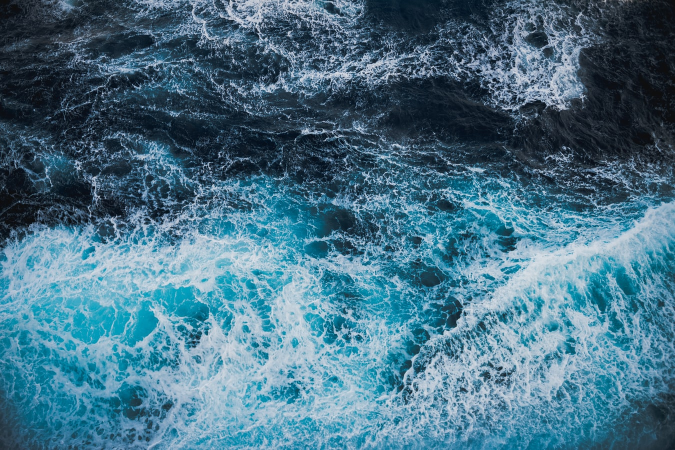
#> input picture water.jpeg, 1350 x 900 px (shown at 1/2 size)
$ jupyter execute --allow-errors AlphaBlending.ipynb   (shell and % lines are left out)
#> lines starting #> are read from the running program, lines starting #| are printed output that depends on the picture; after the words box and inside, x2 and y2 are one past the last pixel; in counts of white or black regions, pixels touching at a corner belong together
# Alpha blending

Alpha blending ― техника создания эффекта полупрозрачности путём объединения исходного пикселя с пикселем, уже находящимся во фрейм-буфере. Каждому пикселю обычно ставятся в соответствие значения красного, зелёного и синего компонентов цвета (RGB). Если ставится в соответствие ещё и альфа-значение, то говорят, что пиксели имеют альфа-канал (компонент A).

Альфа-значение определяет степень прозрачности конкретного пикселя. Объекты могут иметь различную прозрачность, например 8-битный альфа-канал может представлять 256 уровней прозрачности: от 0 (всё растровое изображение прозрачное) до 255 (всё растровое изображение непрозрачное). Альфа-смешение есть процесс комбинирования двух объектов на экране с учётом их альфа-каналов. Альфа-смешение используется для: антиалиасинга; создания прозрачности, теней, зеркал, тумана.

Расчёт яркости результирующего пикселя после наложения двух пикселей друг на друга выполняется по формуле:

 $$R=B\cdot (1-A)+F\cdot A$$

 или в иной записи:

$$R=B+(F-B)\cdot A$$

Обозначения:

* B — яркость фонового пикселя;
* F — яркость накладываемого пикселя;
* A ∈ [0...1] — непрозрачность накладываемого пикселя;
* R ― результат.

Вторая запись отображает следующий смысл: значение A указывает относительное положение на отрезке [B..F].

[cell 1]
import sys
import cv2 as cv

[cell 2]
from PIL import Image

[cell 3]
import numpy as np
import matplotlib.pyplot as plt
import matplotlib.image as mpimg

[cell 4]
# plt.figure(figsize=(10,10))
# plt.rcParams["figure.figsize"] = (30, 30)

[cell 5]
img_water = mpimg.imread('water.jpeg')
#> img_water is the input picture: shape (900, 1350, 3); mean R, G, B 72.6, 113.9, 134.3
resized = cv.resize(img_water, (300, 300)) / 255.0
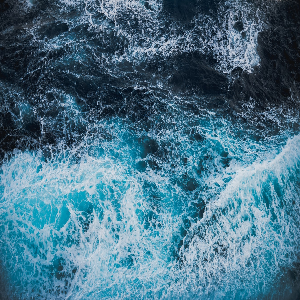
#> resized: shape (300, 300, 3) float64; mean R, G, B 0.285, 0.447, 0.527
img_horse = mpimg.imread('horse.jpg')
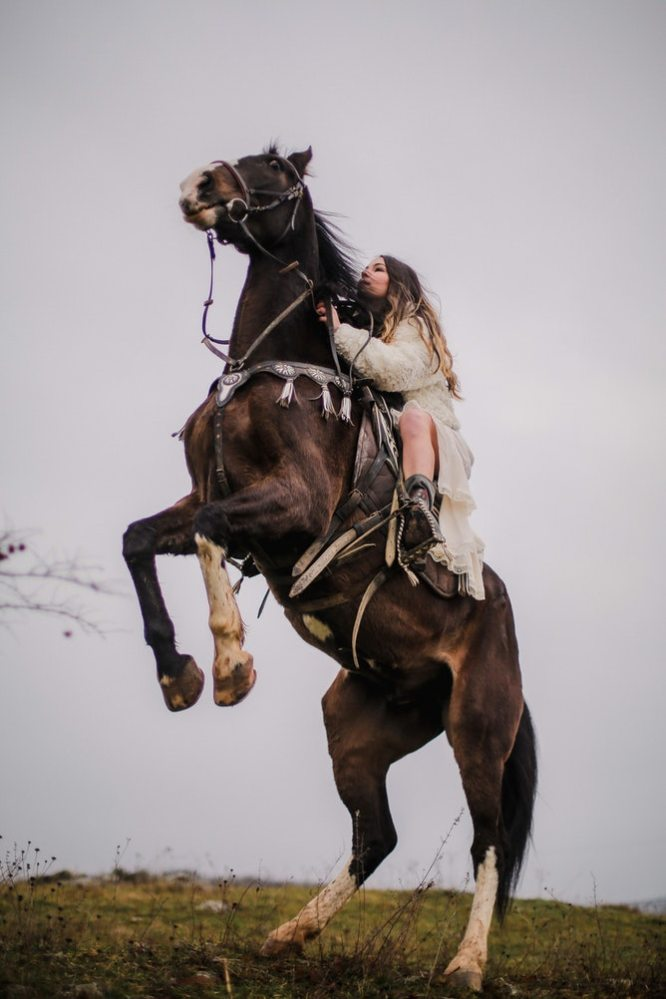
#> input picture horse.jpg, 666 x 999 px
#> img_horse is the input picture: shape (999, 666, 3); mean R, G, B 154.6, 146.8, 146
resized2 = cv.resize(img_horse, (300, 300)) / 255.0
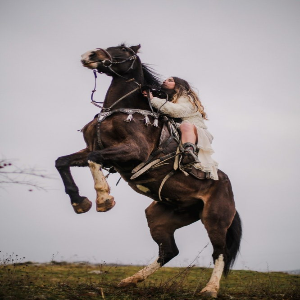
#> resized2: shape (300, 300, 3) float64; mean R, G, B 0.606, 0.575, 0.572

[cell 6]
fig, ax = plt.subplots(figsize=(10, 10))

plt.imshow(resized)
plt.title('Water')
plt.show()

fig, ax = plt.subplots(figsize=(10, 10))

plt.imshow(resized2)
plt.title('Horse')
plt.show()

[cell 7]
alpha1 = 0.5
blend1 = resized * alpha1 + resized2 * (1.0 - alpha1)
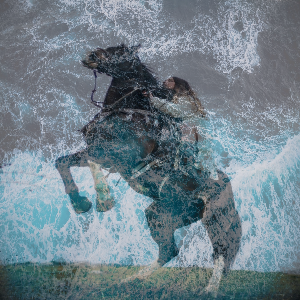
#> blend1: shape (300, 300, 3) float64; mean R, G, B 0.445, 0.511, 0.549

[cell 8]
fig, ax = plt.subplots(figsize=(10, 10))

plt.imshow(blend1)
plt.title('Blended Image')
plt.show()

[cell 9]
fig, ax = plt.subplots(figsize=(10, 10))

blend2 = cv.addWeighted(resized,0.6,resized2,0.5,0)
plt.imshow(blend2)
plt.title('Blended Image')
plt.show()

[cell 10]
dif = abs(cv.subtract(blend1, blend2))

fig, ax = plt.subplots(figsize=(10, 10))

plt.imshow(dif)
plt.title('Difference')
plt.show()

fig, ax = plt.subplots(figsize=(10, 10))

plt.hist(dif.ravel(), bins=256, range=(0.0, 1.0), fc='k', ec='k')
plt.title('Histogram')
plt.show()
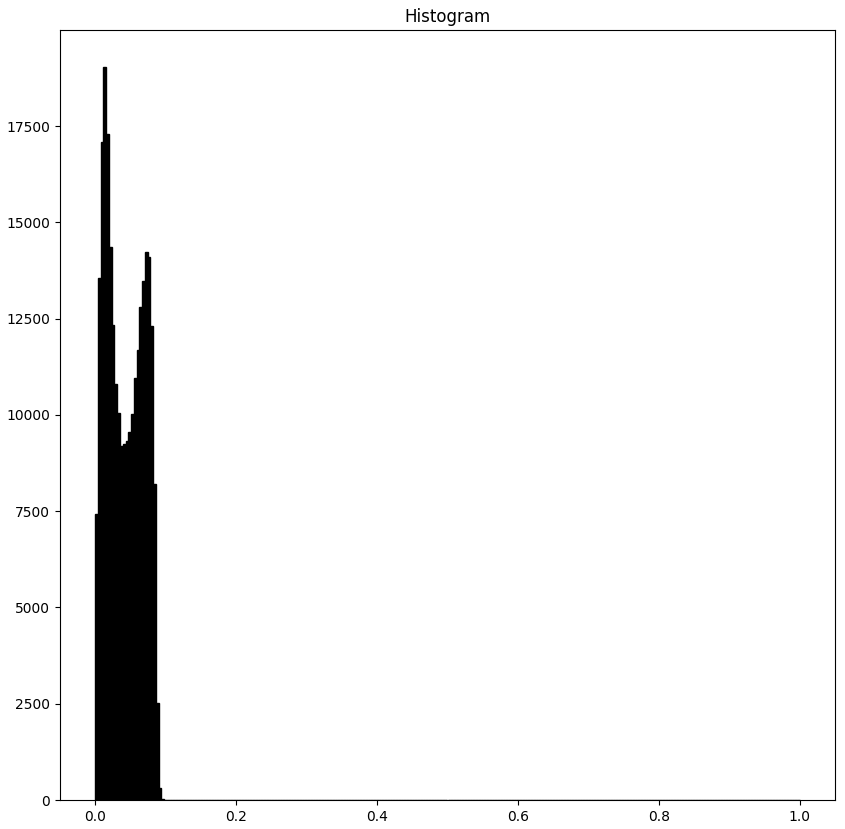
#> figure drawn by matplotlib, 1 panel; tallest bar 19047 high, from x = 0.0117 to 0.0156

[cell 11]
# color the mask red
dif2 = abs(cv.subtract(blend1, blend2))
Conv_hsv_Gray = cv.cvtColor((dif2*255.0).astype('uint8'), cv.COLOR_BGR2GRAY)
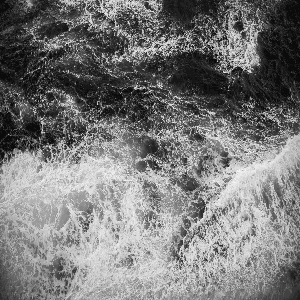
#> Conv_hsv_Gray: shape (300, 300); min 0, max 23, mean 10.9; drawn with min black and max white
ret, mask = cv.threshold(Conv_hsv_Gray, 0, 255,cv.THRESH_BINARY_INV |cv.THRESH_OTSU)
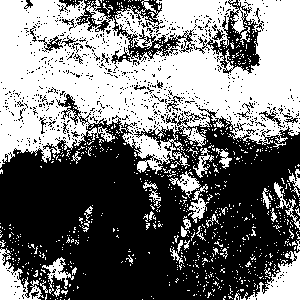
#> mask: shape (300, 300); 46.7% white; 862 white regions (819 under 20 px), largest, box (x1, y1, x2, y2) and area: (0, 0, 300, 174) 34607, (247, 251, 300, 300) 1268, (0, 248, 44, 300) 991
#> ret = 10
dif[mask != 255] = [255, 0, 0]
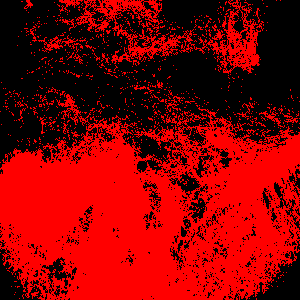
#> dif: shape (300, 300, 3) float64; mean R, G, B 136, 0, 0

fig, ax = plt.subplots(figsize=(10, 10))

plt.imshow(dif)
plt.title('Difference')
plt.show()

fig, ax = plt.subplots(figsize=(10, 10))

plt.hist(dif2.ravel(), bins=256, range=(0.0, 1.0), fc='k', ec='k')
plt.title('Histogram')
plt.show()
